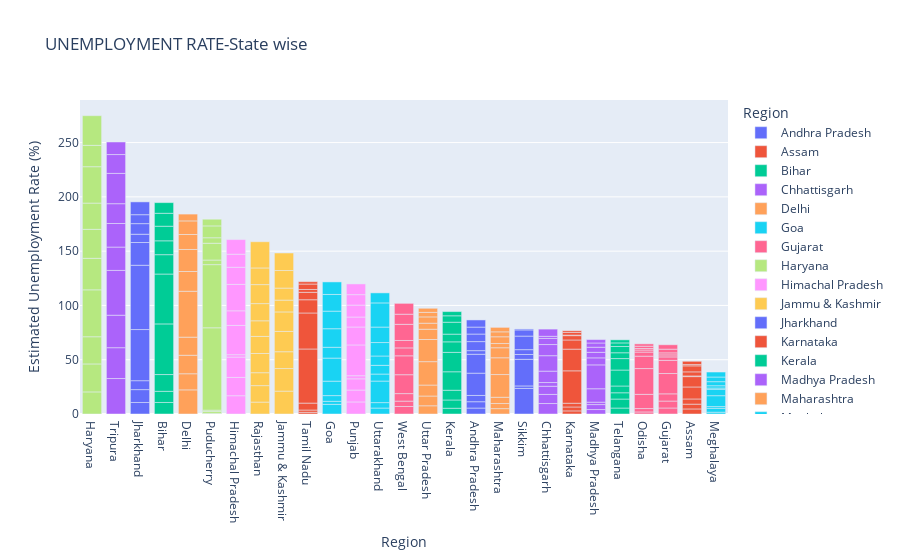

This figure's notebook cell:
### Code cell
bplot= px.bar(df,x='Region',y=' Estimated Unemployment Rate (%)',color='Region',title='UNEMPLOYMENT RATE-State wise',template='plotly')
bplot.update_layout(xaxis={'categoryorder':'total descending'})
bplot.show()

### Figure 1 — Plotly figure (JSON) as saved in the notebook; plotly's stock layout.template omitted (floating-point values rounded to 4 significant figures)
{"data": [{"alignmentgroup": "True", "hovertemplate": "Region=%{x}<br> Estimated Unemployment Rate (%)=%{y}<extra></extra>", "legendgroup": "Andhra Pradesh", "marker": {"color": "#636efa", "pattern": {"shape": ""}}, "name": "Andhra Pradesh", "offsetgroup": "Andhra Pradesh", "orientation": "v", "showlegend": true, "textposition": "auto", "type": "bar", "x": ["Andhra Pradesh", "Andhra Pradesh", "Andhra Pradesh", "Andhra Pradesh", "Andhra Pradesh", "Andhra Pradesh", "Andhra Pradesh", "Andhra Pradesh", "Andhra Pradesh", "Andhra Pradesh"], "xaxis": "x", "y": [5.48, 5.83, 5.79, 20.51, 17.43, 3.31, 8.34, 6.96, 6.4, 6.59], "yaxis": "y"}, {"alignmentgroup": "True", "hovertemplate": "Region=%{x}<br> Estimated Unemployment Rate (%)=%{y}<extra></extra>", "legendgroup": "Assam", "marker": {"color": "#EF553B", "pattern": {"shape": ""}}, "name": "Assam", "offsetgroup": "Assam", "orientation": "v", "showlegend": true, "textposition": "auto", "type": "bar", "x": ["Assam", "Assam", "Assam", "Assam", "Assam", "Assam", "Assam", "Assam", "Assam", "Assam"], "xaxis": "x", "y": [4.66, 4.41, 4.77, 11.06, 9.55, 0.6, 3.77, 5.53, 1.19, 3.02], "yaxis": "y"}, {"alignmentgroup": "True", "hovertemplate": "Region=%{x}<br> Estimated Unemployment Rate (%)=%{y}<extra></extra>", "legendgroup": "Bihar", "marker": {"color": "#00cc96", "pattern": {"shape": ""}}, "name": "Bihar", "offsetgroup": "Bihar", "orientation": "v", "showlegend": true, "textposition": "auto", "type": "bar", "x": ["Bihar", "Bihar", "Bihar", "Bihar", "Bihar", "Bihar", "Bihar", "Bihar", "Bihar", "Bihar"], "xaxis": "x", "y": [10.61, 10.29, 15.43, 46.64, 45.96, 17.82, 12.79, 13.44, 11.91, 9.82], "yaxis": "y"}, {"alignmentgroup": "True", "hovertemplate": "Region=%{x}<br> Estimated Unemployment Rate (%)=%{y}<extra></extra>", "legendgroup": "Chhattisgarh", "marker": {"color": "#ab63fa", "pattern": {"shape": ""}}, "name": "Chhattisgarh", "offsetgroup": "Chhattisgarh", "orientation": "v", "showlegend": true, "textposition": "auto", "type": "bar", "x": ["Chhattisgarh", "Chhattisgarh", "Chhattisgarh", "Chhattisgarh", "Chhattisgarh", "Chhattisgarh", "Chhattisgarh", "Chhattisgarh", "Chhattisgarh", "Chhattisgarh"], "xaxis": "x", "y": [9.65, 8.38, 7.54, 3.41, 10.5, 14.23, 10.27, 5.63, 1.96, 6.62], "yaxis": "y"}, {"alignmentgroup": "True", "hovertemplate": "Region=%{x}<br> Estimated Unemployment Rate (%)=%{y}<extra></extra>", "legendgroup": "Delhi", "marker": {"color": "#FFA15A", "pattern": {"shape": ""}}, "name": "Delhi", "offsetgroup": "Delhi", "orientation": "v", "showlegend": true, "textposition": "auto", "type": "bar", "x": ["Delhi", "Delhi", "Delhi", "Delhi", "Delhi", "Delhi", "Delhi", "Delhi", "Delhi", "Delhi"], "xaxis": "x", "y": [22.23, 14.84, 17.04, 16.68, 42.27, 18.19, 20.3, 13.79, 12.53, 6.27], "yaxis": "y"}, {"alignmentgroup": "True", "hovertemplate": "Region=%{x}<br> Estimated Unemployment Rate (%)=%{y}<extra></extra>", "legendgroup": "Goa", "marker": {"color": "#19d3f3", "pattern": {"shape": ""}}, "name": "Goa", "offsetgroup": "Goa", "orientation": "v", "showlegend": true, "textposition": "auto", "type": "bar", "x": ["Goa", "Goa", "Goa", "Goa", "Goa", "Goa", "Goa", "Goa", "Goa", "Goa"], "xaxis": "x", "y": [8.89, 2.81, 5.25, 13.31, 21.25, 9.96, 17.07, 16.21, 15.38, 11.54], "yaxis": "y"}, {"alignmentgroup": "True", "hovertemplate": "Region=%{x}<br> Estimated Unemployment Rate (%)=%{y}<extra></extra>", "legendgroup": "Gujarat", "marker": {"color": "#FF6692", "pattern": {"shape": ""}}, "name": "Gujarat", "offsetgroup": "Gujarat", "orientation": "v", "showlegend": true, "textposition": "auto", "type": "bar", "x": ["Gujarat", "Gujarat", "Gujarat", "Gujarat", "Gujarat", "Gujarat", "Gujarat", "Gujarat", "Gujarat", "Gujarat"], "xaxis": "x", "y": [5.54, 6.38, 6.66, 18.71, 12.11, 3.2, 1.84, 1.87, 3.42, 4.03], "yaxis": "y"}, {"alignmentgroup": "True", "hovertemplate": "Region=%{x}<br> Estimated Unemployment Rate (%)=%{y}<extra></extra>", "legendgroup": "Haryana", "marker": {"color": "#B6E880", "pattern": {"shape": ""}}, "name": "Haryana", "offsetgroup": "Haryana", "orientation": "v", "showlegend": true, "textposition": "auto", "type": "bar", "x": ["Haryana", "Haryana", "Haryana", "Haryana", "Haryana", "Haryana", "Haryana", "Haryana", "Haryana", "Haryana"], "xaxis": "x", "y": [20.34, 25.77, 25.05, 43.22, 29.02, 26.7, 24.18, 33.5, 19.68, 27.31], "yaxis": "y"}, {"alignmentgroup": "True", "hovertemplate": "Region=%{x}<br> Estimated Unemployment Rate (%)=%{y}<extra></extra>", "legendgroup": "Himachal Pradesh", "marker": {"color": "#FF97FF", "pattern": {"shape": ""}}, "name": "Himachal Pradesh", "offsetgroup": "Himachal Pradesh", "orientation": "v", "showlegend": true, "textposition": "auto", "type": "bar", "x": ["Himachal Pradesh", "Himachal Pradesh", "Himachal Pradesh", "Himachal Pradesh", "Himachal Pradesh", "Himachal Pradesh", "Himachal Pradesh", "Himachal Pradesh", "Himachal Pradesh", "Himachal Pradesh"], "xaxis": "x", "y": [16.83, 16.84, 18.76, 2.2, 26.95, 13.47, 24.31, 15.79, 12.04, 13.46], "yaxis": "y"}, {"alignmentgroup": "True", "hovertemplate": "Region=%{x}<br> Estimated Unemployment Rate (%)=%{y}<extra></extra>", "legendgroup": "Jammu & Kashmir", "marker": {"color": "#FECB52", "pattern": {"shape": ""}}, "name": "Jammu & Kashmir", "offsetgroup": "Jammu & Kashmir", "orientation": "v", "showlegend": true, "textposition": "auto", "type": "bar", "x": ["Jammu & Kashmir", "Jammu & Kashmir", "Jammu & Kashmir", "Jammu & Kashmir", "Jammu & Kashmir", "Jammu & Kashmir", "Jammu & Kashmir", "Jammu & Kashmir", "Jammu & Kashmir"], "xaxis": "x", "y": [21.08, 20.78, 15.5, 18.74, 17.92, 10.88, 11.09, 16.17, 16.14], "yaxis": "y"}, {"alignmentgroup": "True", "hovertemplate": "Region=%{x}<br> Estimated Unemployment Rate (%)=%{y}<extra></extra>", "legendgroup": "Jharkhand", "marker": {"color": "#636efa", "pattern": {"shape": ""}}, "name": "Jharkhand", "offsetgroup": "Jharkhand", "orientation": "v", "showlegend": true, "textposition": "auto", "type": "bar", "x": ["Jharkhand", "Jharkhand", "Jharkhand", "Jharkhand", "Jharkhand", "Jharkhand", "Jharkhand", "Jharkhand", "Jharkhand", "Jharkhand"], "xaxis": "x", "y": [10.61, 11.85, 8.23, 47.09, 59.23, 20.95, 7.63, 9.76, 8.24, 11.8], "yaxis": "y"}, {"alignmentgroup": "True", "hovertemplate": "Region=%{x}<br> Estimated Unemployment Rate (%)=%{y}<extra></extra>", "legendgroup": "Karnataka", "marker": {"color": "#EF553B", "pattern": {"shape": ""}}, "name": "Karnataka", "offsetgroup": "Karnataka", "orientation": "v", "showlegend": true, "textposition": "auto", "type": "bar", "x": ["Karnataka", "Karnataka", "Karnataka", "Karnataka", "Karnataka", "Karnataka", "Karnataka", "Karnataka", "Karnataka", "Karnataka"], "xaxis": "x", "y": [2.86, 3.61, 3.46, 29.84, 19.97, 8.44, 4.01, 0.5, 2.41, 1.58], "yaxis": "y"}, {"alignmentgroup": "True", "hovertemplate": "Region=%{x}<br> Estimated Unemployment Rate (%)=%{y}<extra></extra>", "legendgroup": "Kerala", "marker": {"color": "#00cc96", "pattern": {"shape": ""}}, "name": "Kerala", "offsetgroup": "Kerala", "orientation": "v", "showlegend": true, "textposition": "auto", "type": "bar", "x": ["Kerala", "Kerala", "Kerala", "Kerala", "Kerala", "Kerala", "Kerala", "Kerala", "Kerala", "Kerala"], "xaxis": "x", "y": [5.31, 7.6, 8.99, 16.99, 17.88, 9.71, 7.09, 10.98, 5.91, 3.88], "yaxis": "y"}, {"alignmentgroup": "True", "hovertemplate": "Region=%{x}<br> Estimated Unemployment Rate (%)=%{y}<extra></extra>", "legendgroup": "Madhya Pradesh", "marker": {"color": "#ab63fa", "pattern": {"shape": ""}}, "name": "Madhya Pradesh", "offsetgroup": "Madhya Pradesh", "orientation": "v", "showlegend": true, "textposition": "auto", "type": "bar", "x": ["Madhya Pradesh", "Madhya Pradesh", "Madhya Pradesh", "Madhya Pradesh", "Madhya Pradesh", "Madhya Pradesh", "Madhya Pradesh", "Madhya Pradesh", "Madhya Pradesh", "Madhya Pradesh"], "xaxis": "x", "y": [4.11, 4.57, 2.22, 12.36, 21.98, 6.48, 5.08, 4.7, 3.91, 3.13], "yaxis": "y"}, {"alignmentgroup": "True", "hovertemplate": "Region=%{x}<br> Estimated Unemployment Rate (%)=%{y}<extra></extra>", "legendgroup": "Maharashtra", "marker": {"color": "#FFA15A", "pattern": {"shape": ""}}, "name": "Maharashtra", "offsetgroup": "Maharashtra", "orientation": "v", "showlegend": true, "textposition": "auto", "type": "bar", "x": ["Maharashtra", "Maharashtra", "Maharashtra", "Maharashtra", "Maharashtra", "Maharashtra", "Maharashtra", "Maharashtra", "Maharashtra", "Maharashtra"], "xaxis": "x", "y": [4.95, 4.69, 5.79, 20.9, 15.46, 9.23, 3.89, 6.23, 4.55, 4.1], "yaxis": "y"}, {"alignmentgroup": "True", "hovertemplate": "Region=%{x}<br> Estimated Unemployment Rate (%)=%{y}<extra></extra>", "legendgroup": "Meghalaya", "marker": {"color": "#19d3f3", "pattern": {"shape": ""}}, "name": "Meghalaya", "offsetgroup": "Meghalaya", "orientation": "v", "showlegend": true, "textposition": "auto", "type": "bar", "x": ["Meghalaya", "Meghalaya", "Meghalaya", "Meghalaya", "Meghalaya", "Meghalaya", "Meghalaya", "Meghalaya", "Meghalaya", "Meghalaya"], "xaxis": "x", "y": [1.66, 3.59, 1.58, 10.03, 5.92, 1.15, 2.1, 3.74, 4.29, 4.6], "yaxis": "y"}, {"alignmentgroup": "True", "hovertemplate": "Region=%{x}<br> Estimated Unemployment Rate (%)=%{y}<extra></extra>", "legendgroup": "Odisha", "marker": {"color": "#FF6692", "pattern": {"shape": ""}}, "name": "Odisha", "offsetgroup": "Odisha", "orientation": "v", "showlegend": true, "textposition": "auto", "type": "bar", "x": ["Odisha", "Odisha", "Odisha", "Odisha", "Odisha", "Odisha", "Odisha", "Odisha", "Odisha", "Odisha"], "xaxis": "x", "y": [1.9, 3.12, 13.08, 23.76, 11.41, 3.77, 1.88, 1.42, 2.1, 2.18], "yaxis": "y"}, {"alignmentgroup": "True", "hovertemplate": "Region=%{x}<br> Estimated Unemployment Rate (%)=%{y}<extra></extra>", "legendgroup": "Puducherry", "marker": {"color": "#B6E880", "pattern": {"shape": ""}}, "name": "Puducherry", "offsetgroup": "Puducherry", "orientation": "v", "showlegend": true, "textposition": "auto", "type": "bar", "x": ["Puducherry", "Puducherry", "Puducherry", "Puducherry", "Puducherry", "Puducherry", "Puducherry", "Puducherry", "Puducherry", "Puducherry"], "xaxis": "x", "y": [0.58, 1.76, 1.2, 75.85, 58.19, 4.24, 15.47, 5.05, 10.9, 6.18], "yaxis": "y"}, {"alignmentgroup": "True", "hovertemplate": "Region=%{x}<br> Estimated Unemployment Rate (%)=%{y}<extra></extra>", "legendgroup": "Punjab", "marker": {"color": "#FF97FF", "pattern": {"shape": ""}}, "name": "Punjab", "offsetgroup": "Punjab", "orientation": "v", "showlegend": true, "textposition": "auto", "type": "bar", "x": ["Punjab", "Punjab", "Punjab", "Punjab", "Punjab", "Punjab", "Punjab", "Punjab", "Punjab", "Punjab"], "xaxis": "x", "y": [11.11, 10.97, 10.32, 2.86, 28.33, 16.55, 9.19, 10.99, 9.61, 9.88], "yaxis": "y"}, {"alignmentgroup": "True", "hovertemplate": "Region=%{x}<br> Estimated Unemployment Rate (%)=%{y}<extra></extra>", "legendgroup": "Rajasthan", "marker": {"color": "#FECB52", "pattern": {"shape": ""}}, "name": "Rajasthan", "offsetgroup": "Rajasthan", "orientation": "v", "showlegend": true, "textposition": "auto", "type": "bar", "x": ["Rajasthan", "Rajasthan", "Rajasthan", "Rajasthan", "Rajasthan", "Rajasthan", "Rajasthan", "Rajasthan", "Rajasthan", "Rajasthan"], "xaxis": "x", "y": [10.97, 15.16, 11.9, 17.7, 15.74, 14.39, 15.81, 17.51, 15.35, 24.15], "yaxis": "y"}, {"alignmentgroup": "True", "hovertemplate": "Region=%{x}<br> Estimated Unemployment Rate (%)=%{y}<extra></extra>", "legendgroup": "Sikkim", "marker": {"color": "#636efa", "pattern": {"shape": ""}}, "name": "Sikkim", "offsetgroup": "Sikkim", "orientation": "v", "showlegend": true, "textposition": "auto", "type": "bar", "x": ["Sikkim", "Sikkim", "Sikkim", "Sikkim", "Sikkim", "Sikkim", "Sikkim", "Sikkim"], "xaxis": "x", "y": [23.57, 2.28, 24.51, 4.46, 4.45, 12.49, 5.7, 0.88], "yaxis": "y"}, {"alignmentgroup": "True", "hovertemplate": "Region=%{x}<br> Estimated Unemployment Rate (%)=%{y}<extra></extra>", "legendgroup": "Tamil Nadu", "marker": {"color": "#EF553B", "pattern": {"shape": ""}}, "name": "Tamil Nadu", "offsetgroup": "Tamil Nadu", "orientation": "v", "showlegend": true, "textposition": "auto", "type": "bar", "x": ["Tamil Nadu", "Tamil Nadu", "Tamil Nadu", "Tamil Nadu", "Tamil Nadu", "Tamil Nadu", "Tamil Nadu", "Tamil Nadu", "Tamil Nadu", "Tamil Nadu"], "xaxis": "x", "y": [1.57, 2.09, 6.4, 49.83, 33.16, 12.2, 6.81, 2.65, 5, 2.16], "yaxis": "y"}, {"alignmentgroup": "True", "hovertemplate": "Region=%{x}<br> Estimated Unemployment Rate (%)=%{y}<extra></extra>", "legendgroup": "Telangana", "marker": {"color": "#00cc96", "pattern": {"shape": ""}}, "name": "Telangana", "offsetgroup": "Telangana", "orientation": "v", "showlegend": true, "textposition": "auto", "type": "bar", "x": ["Telangana", "Telangana", "Telangana", "Telangana", "Telangana", "Telangana", "Telangana", "Telangana", "Telangana", "Telangana"], "xaxis": "x", "y": [5.49, 8.29, 5.77, 6.25, 14.7, 10.55, 5.36, 5.79, 3.27, 2.86], "yaxis": "y"}, {"alignmentgroup": "True", "hovertemplate": "Region=%{x}<br> Estimated Unemployment Rate (%)=%{y}<extra></extra>", "legendgroup": "Tripura", "marker": {"color": "#ab63fa", "pattern": {"shape": ""}}, "name": "Tripura", "offsetgroup": "Tripura", "orientation": "v", "showlegend": true, "textposition": "auto", "type": "bar", "x": ["Tripura", "Tripura", "Tripura", "Tripura", "Tripura", "Tripura", "Tripura", "Tripura", "Tripura", "Tripura"], "xaxis": "x", "y": [32.67, 28.4, 29.95, 41.23, 21.51, 21.71, 18.24, 27.92, 17.35, 11.57], "yaxis": "y"}, {"alignmentgroup": "True", "hovertemplate": "Region=%{x}<br> Estimated Unemployment Rate (%)=%{y}<extra></extra>", "legendgroup": "Uttar Pradesh", "marker": {"color": "#FFA15A", "pattern": {"shape": ""}}, "name": "Uttar Pradesh", "offsetgroup": "Uttar Pradesh", "orientation": "v", "showlegend": true, "textposition": "auto", "type": "bar", "x": ["Uttar Pradesh", "Uttar Pradesh", "Uttar Pradesh", "Uttar Pradesh", "Uttar Pradesh", "Uttar Pradesh", "Uttar Pradesh", "Uttar Pradesh", "Uttar Pradesh", "Uttar Pradesh"], "xaxis": "x", "y": [7.58, 8.98, 10.11, 21.54, 20.41, 9.47, 5.56, 5.79, 4.18, 3.75], "yaxis": "y"}, {"alignmentgroup": "True", "hovertemplate": "Region=%{x}<br> Estimated Unemployment Rate (%)=%{y}<extra></extra>", "legendgroup": "Uttarakhand", "marker": {"color": "#19d3f3", "pattern": {"shape": ""}}, "name": "Uttarakhand", "offsetgroup": "Uttarakhand", "orientation": "v", "showlegend": true, "textposition": "auto", "type": "bar", "x": ["Uttarakhand", "Uttarakhand", "Uttarakhand", "Uttarakhand", "Uttarakhand", "Uttarakhand", "Uttarakhand", "Uttarakhand", "Uttarakhand", "Uttarakhand"], "xaxis": "x", "y": [5.49, 4.99, 19.85, 6.48, 8.01, 8.61, 12.38, 14.26, 22.26, 9.23], "yaxis": "y"}, {"alignmentgroup": "True", "hovertemplate": "Region=%{x}<br> Estimated Unemployment Rate (%)=%{y}<extra></extra>", "legendgroup": "West Bengal", "marker": {"color": "#FF6692", "pattern": {"shape": ""}}, "name": "West Bengal", "offsetgroup": "West Bengal", "orientation": "v", "showlegend": true, "textposition": "auto", "type": "bar", "x": ["West Bengal", "West Bengal", "West Bengal", "West Bengal", "West Bengal", "West Bengal", "West Bengal", "West Bengal", "West Bengal", "West Bengal"], "xaxis": "x", "y": [6.94, 4.92, 6.92, 17.41, 17.41, 7.29, 6.83, 14.87, 9.35, 9.98], "yaxis": "y"}], "layout": {"barmode": "relative", "legend": {"title": {"text": "Region"}, "tracegroupgap": 0}, "title": {"text": "UNEMPLOYMENT RATE-State wise"}, "xaxis": {"anchor": "y", "categoryarray": ["Andhra Pradesh", "Assam", "Bihar", "Chhattisgarh", "Delhi", "Goa", "Gujarat", "Haryana", "Himachal Pradesh", "Jammu & Kashmir", "Jharkhand", "Karnataka", "Kerala", "Madhya Pradesh", "Maharashtra", "Meghalaya", "Odisha", "Puducherry", "Punjab", "Rajasthan", "Sikkim", "Tamil Nadu", "Telangana", "Tripura", "Uttar Pradesh", "Uttarakhand", "West Bengal"], "categoryorder": "total descending", "domain": [0, 1], "title": {"text": "Region"}}, "yaxis": {"anchor": "x", "domain": [0, 1], "title": {"text": " Estimated Unemployment Rate (%)"}}}}
